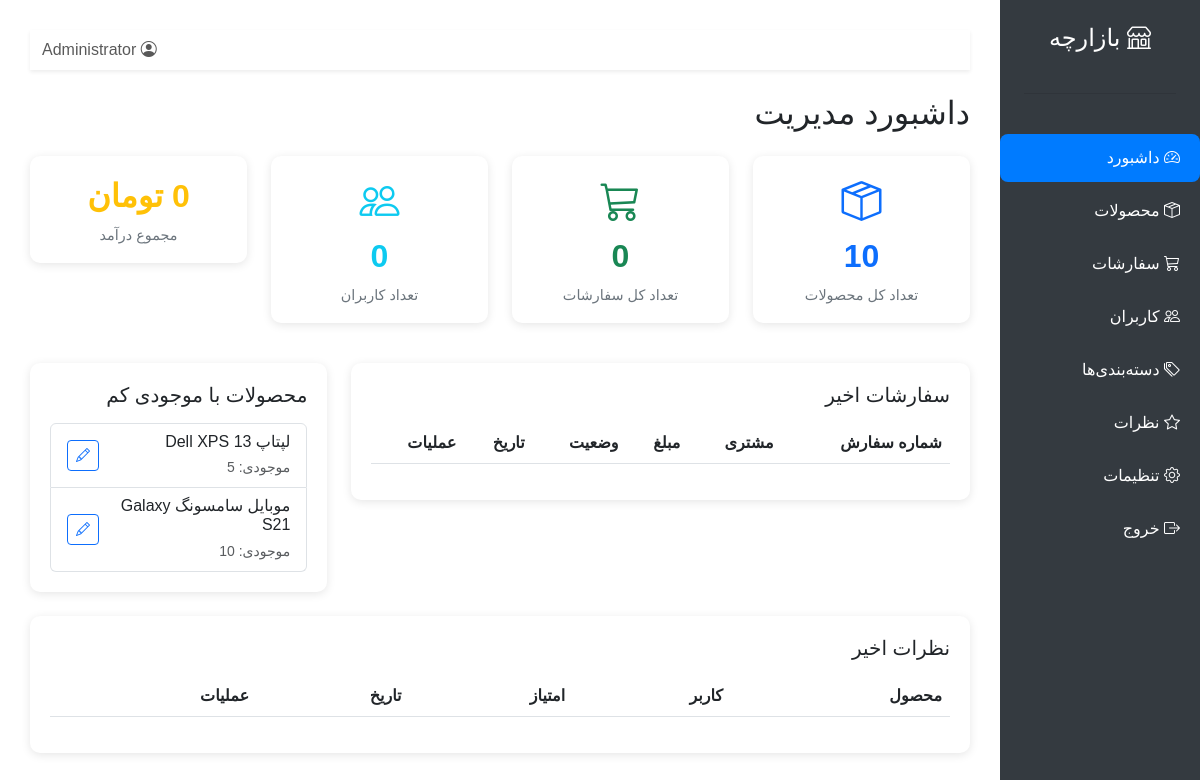
/admin/index.php (signed in), run on the app's committed database.
### tables this page shows
CREATE TABLE IF NOT EXISTS `products` (
    `id` int(11) NOT NULL AUTO_INCREMENT,
    `name` varchar(200) NOT NULL,
    `description` text NOT NULL,
    `price` decimal(10,2) NOT NULL,
    `discount_price` decimal(10,2) DEFAULT NULL,
    `stock_quantity` int(11) NOT NULL DEFAULT 0,
    `category_id` int(11) NOT NULL,
    `image` varchar(255) DEFAULT NULL,
    `status` enum('active', 'inactive', 'out_of_stock') NOT NULL DEFAULT 'active',
    `created_by` int(11) NOT NULL,
    `created_at` timestamp NOT NULL DEFAULT current_timestamp(),
    `updated_at` timestamp NOT NULL DEFAULT current_timestamp() ON UPDATE current_timestamp(),
    PRIMARY KEY (`id`),
    KEY `category_id` (`category_id`),
    KEY `created_by` (`created_by`),
    FOREIGN KEY (`category_id`) REFERENCES `categories` (`id`) ON DELETE CASCADE,
    FOREIGN KEY (`created_by`) REFERENCES `users` (`id`) ON DELETE CASCADE
);

### includes/db.php (called while the page is built, shortened)
<?php
require_once __DIR__ . '/../config.php';
class Database {
    private static $instance = null;
    private $connection;
    private function __construct() {
        try {
            $this->connection = new PDO(
                "mysql:host=" . DB_HOST . ";dbname=" . DB_NAME . ";charset=utf8mb4",
                DB_USER,
                DB_PASS,
                array(
                    PDO::ATTR_ERRMODE => PDO::ERRMODE_EXCEPTION,
                    PDO::ATTR_DEFAULT_FETCH_MODE => PDO::FETCH_ASSOC,
                    PDO::ATTR_EMULATE_PREPARES => false
                )
            );
        } catch (PDOException $e) {
            die("Database connection failed: " . $e->getMessage());
        }
    }
    public static function getInstance() {
        if (self::$instance === null) {
            self::$instance = new Database();
        }
        return self::$instance;
    }
    public function query($sql, $params = []) {
        try {
            $stmt = $this->connection->prepare($sql);
            $stmt->execute($params);
            return $stmt;
        } catch (PDOException $e) {
            die("Query failed: " . $e->getMessage());
        }
    }
    public function fetchAll($sql, $params = []) {
        $stmt = $this->query($sql, $params);
        return $stmt->fetchAll();
    }
    public function fetchRow($sql, $params = []) {
        $stmt = $this->query($sql, $params);
        return $stmt->fetch();
    }
    public function fetchColumn($sql, $params = [], $column = 0) {
        $stmt = $this->query($sql, $params);
        return $stmt->fetchColumn($column);
    }
}

### includes/products.php (called while the page is built, shortened)
<?php
require_once 'db.php';
class Products {
    private $db;
    public function __construct() {
        $this->db = Database::getInstance();
    }
    public function get_product_count($category_id = null, $search = null) {
        $sql = "SELECT COUNT(*) as count FROM products WHERE status = 'active'";
        $params = [];
        $result = $this->db->fetchRow($sql, $params);
        return $result['count'];
    }
}

### includes/orders.php (called while the page is built, shortened)
<?php
require_once 'db.php';
class Orders {
    private $db;
    public function __construct() {
        $this->db = Database::getInstance();
    }
    public function get_order_count($status = null) {
        $sql = "SELECT COUNT(*) as count FROM orders WHERE 1=1";
        $params = [];
        $result = $this->db->fetchRow($sql, $params);
        return $result['count'];
    }
}

### config.php (called while the page is built, shortened)
<?php
function format_price($price) {
    return number_format($price, 0, ',', '.') . ' تومان';
}

### admin/index.php (the view, shortened to what this page needs)
<?php
require_once '../config.php';
require_once '../includes/db.php';
require_once '../includes/auth.php';
require_once '../includes/products.php';
require_once '../includes/orders.php';
$products_class = new Products();
$orders_class = new Orders();
$stats = [
    'total_products' => $products_class->get_product_count(),
    'total_orders' => $orders_class->get_order_count(),
    'total_users' => Database::getInstance()->fetchColumn("SELECT COUNT(*) FROM users WHERE role = 'user'"),
    'total_revenue' => Database::getInstance()->fetchColumn("SELECT SUM(total_amount) FROM orders WHERE payment_status = 'paid'"),
];
$low_stock_products = Database::getInstance()->fetchAll(
    "SELECT * FROM products WHERE stock_quantity > 0 AND stock_quantity <= 10 ORDER BY stock_quantity ASC LIMIT 5"
);
?>
<!DOCTYPE html>
<html lang="fa" dir="rtl">
<head>
    <link href="https://cdn.jsdelivr.net/npm/bootstrap@5.3.0/dist/css/bootstrap.min.css" rel="stylesheet">
    <link href="https://cdn.jsdelivr.net/npm/bootstrap-icons@1.11.0/font/bootstrap-icons.css" rel="stylesheet">
</head>
<body>
    <div class="container-fluid">
        <div class="row">
            <div class="col-md-3 col-lg-2 sidebar p-0">
                <div class="d-flex flex-column align-items-center p-4">
                    <h4 class="text-white mb-4">
                        <i class="bi bi-shop"></i> <?php echo SITE_NAME; ?>
                    </h4>
                    <hr class="bg-white w-100">
                </div>
                <nav class="nav flex-column">
                    <a class="nav-link active" href="index.php">
                        <i class="bi bi-speedometer2"></i> داشبورد
                    </a>
                    <a class="nav-link" href="products.php">
                        <i class="bi bi-box-seam"></i> محصولات
                    </a>
                    <a class="nav-link" href="orders.php">
                        <i class="bi bi-cart3"></i> سفارشات
                    </a>
                    <a class="nav-link" href="users.php">
                        <i class="bi bi-people"></i> کاربران
                    </a>
                    <a class="nav-link" href="categories.php">
                        <i class="bi bi-tags"></i> دسته‌بندی‌ها
                    </a>
                    <a class="nav-link" href="reviews.php">
                        <i class="bi bi-star"></i> نظرات
                    </a>
                    <a class="nav-link" href="settings.php">
                        <i class="bi bi-gear"></i> تنظیمات
                    </a>
                    <a class="nav-link" href="../logout.php">
                        <i class="bi bi-box-arrow-right"></i> خروج
                    </a>
                </nav>
            </div>
            <div class="col-md-9 col-lg-10 main-content">
                <nav class="navbar navbar-expand-lg navbar-light bg-white shadow-sm mb-4">
                    <div class="container-fluid">
                        <div class="collapse navbar-collapse" id="navbarNav">
                            <ul class="navbar-nav me-auto">
                                <li class="nav-item">
                                    <span class="navbar-text">
                                        <i class="bi bi-person-circle"></i> <?php echo $_SESSION['user_full_name']; ?>
                                    </span>
                                </li>
                            </ul>
                        </div>
                    </div>
                </nav>
                <h2 class="mb-4">داشبورد مدیریت</h2>
                <div class="row mb-4">
                    <div class="col-md-3 mb-3">
                        <div class="card stat-card text-center">
                            <div class="card-body">
                                <i class="bi bi-box-seam stat-icon text-primary"></i>
                                <div class="stat-value text-primary"><?php echo $stats['total_products']; ?></div>
                                <div class="stat-label">تعداد کل محصولات</div>
                            </div>
                        </div>
                    </div>
                    <div class="col-md-3 mb-3">
                        <div class="card stat-card text-center">
                            <div class="card-body">
                                <i class="bi bi-cart3 stat-icon text-success"></i>
                                <div class="stat-value text-success"><?php echo $stats['total_orders']; ?></div>
                                <div class="stat-label">تعداد کل سفارشات</div>
                            </div>
                        </div>
                    </div>
                    <div class="col-md-3 mb-3">
                        <div class="card stat-card text-center">
                            <div class="card-body">
                                <i class="bi bi-people stat-icon text-info"></i>
                                <div class="stat-value text-info"><?php echo $stats['total_users']; ?></div>
                                <div class="stat-label">تعداد کاربران</div>
                            </div>
                        </div>
                    </div>
                    <div class="col-md-3 mb-3">
                        <div class="card stat-card text-center">
                            <div class="card-body">
                                <div class="stat-value text-warning"><?php echo format_price($stats['total_revenue']); ?></div>
                                <div class="stat-label">مجموع درآمد</div>
                            </div>
                        </div>
                    </div>
                </div>
                <div class="row mb-4">
                    <div class="col-md-8">
                        <div class="table-container">
                            <h5 class="mb-3">سفارشات اخیر</h5>
                            <div class="table-responsive">
                                <table class="table table-hover">
                                    <thead>
                                        <tr>
                                            <th>شماره سفارش</th>
                                            <th>مشتری</th>
                                            <th>مبلغ</th>
                                            <th>وضعیت</th>
                                            <th>تاریخ</th>
                                            <th>عملیات</th>
                                        </tr>
                                    </thead>
                                </table>
                            </div>
                        </div>
                    </div>
                    <div class="col-md-4">
                        <div class="table-container">
                            <h5 class="mb-3">محصولات با موجودی کم</h5>
                            <?php if (empty($low_stock_products)): ?>
                                <p class="text-muted">هیچ محصولی با موجودی کم وجود ندارد</p>
                            <?php else: ?>
                                <div class="list-group">
                                    <?php foreach ($low_stock_products as $product): ?>
                                        <div class="list-group-item">
                                            <div class="d-flex justify-content-between align-items-center">
                                                <div>
                                                    <h6 class="mb-1"><?php echo $product['name']; ?></h6>
                                                    <small class="text-muted">موجودی: <?php echo $product['stock_quantity']; ?></small>
                                                </div>
                                                <a href="products.php?action=edit&id=<?php echo $product['id']; ?>" class="btn btn-sm btn-outline-primary">
                                                    <i class="bi bi-pencil"></i>
                                                </a>
                                            </div>
                                        </div>
                                    <?php endforeach; ?>
                                </div>
                            <?php endif; ?>
                        </div>
                    </div>
                </div>
                <div class="row">
                    <div class="col-12">
                        <div class="table-container">
                            <h5 class="mb-3">نظرات اخیر</h5>
                            <div class="table-responsive">
                                <table class="table table-hover">
                                    <thead>
                                        <tr>
                                            <th>محصول</th>
                                            <th>کاربر</th>
                                            <th>امتیاز</th>
                                            <th>تاریخ</th>
                                            <th>عملیات</th>
                                        </tr>
                                    </thead>
                                </table>
                            </div>
                        </div>
                    </div>
                </div>
            </div>
        </div>
    </div>
</body>
</html>

### admin/index.php (style rules this page uses)
body { font-family: 'Vazirmatn', sans-serif; }
.sidebar { min-height: 100vh; background-color: #343a40; }
.sidebar .nav-link { color: #fff; padding: 12px 20px; border-radius: 8px; margin-bottom: 5px; }
.sidebar .nav-link.active { background-color: #007bff; color: #fff; }
.main-content { padding: 30px; }
.stat-card { border: none; border-radius: 10px; box-shadow: 0 2px 10px rgba(0,0,0,0.1); transition: transform 0.3s ease; }
.stat-icon { font-size: 2.5rem; margin-bottom: 10px; }
.stat-value { font-size: 2rem; font-weight: 700; margin-bottom: 5px; }
.stat-label { color: #6c757d; font-size: 0.9rem; }
.table-container { background: white; border-radius: 10px; padding: 20px; box-shadow: 0 2px 10px rgba(0,0,0,0.1); }

### data on the page
products: name "لپتاپ Dell XPS 13", stock_quantity "5"
products: name "موبایل سامسونگ Galaxy S21", stock_quantity "10"

### other printed values
SITE_NAME "بازارچه"
$_SESSION['user_full_name'] "Administrator"
$stats['total_products'] "10"
$stats['total_orders'] "0"
$stats['total_users'] "0"
format_price($stats['total_revenue']) "0 تومان"
